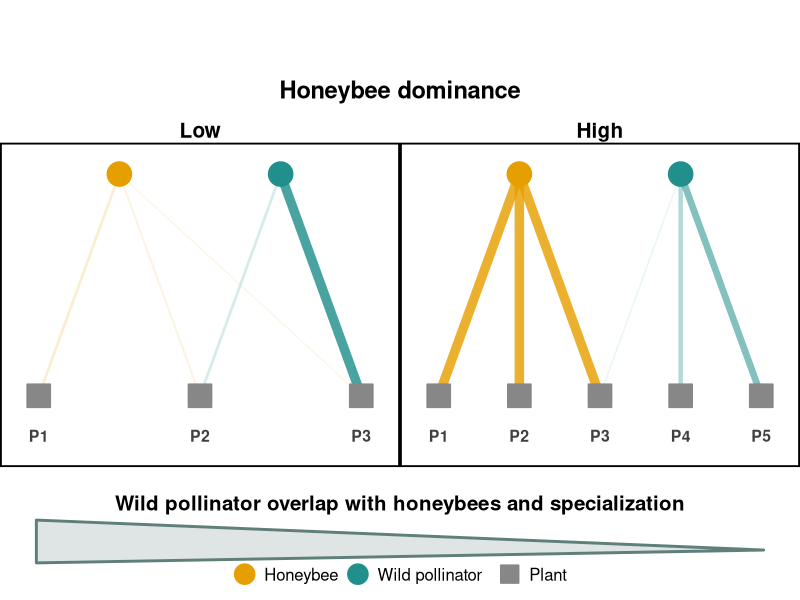

The R script that drew this image:
## ---- chunk 1
library(dplyr)
library(ggplot2)
library(viridis)
library(patchwork)
library(tidyr)
library(grid)

# =========================================================
# Conceptual matrices
# Low: strong overlap with honeybees
# High: reduced overlap + shift to an alternative plant
# =========================================================

M_low <- matrix(
  c(1.2, 0,
    1.0, 1.2,
    0.9, 3.2),
  nrow = 3,
  byrow = TRUE
)

M_high <- matrix(
  c(2.5, 0,
    2.5, 0,
    2.5, 0.5,
    0.0, 1.2,
    0.0, 1.8),
  nrow = 5,
  byrow = TRUE
)

set_dimnames <- function(M) {
  colnames(M) <- c("Apis", "Poll1")
  rownames(M) <- paste0("Plant", seq_len(nrow(M)))
  M
}

M_low  <- set_dimnames(M_low)
M_high <- set_dimnames(M_high)

# =========================================================
# Build panel
# =========================================================
build_scenario <- function(M, title) {
  
  edges <- as.data.frame(as.table(M)) %>%
    rename(
      Plant = Var1,
      Pollinator = Var2,
      Weight = Freq
    ) %>%
    filter(Weight > 0)
  
 plants <- data.frame(
  name = rownames(M),
  x = 0,
  y = seq(1, nrow(M))
) %>%
  mutate(label = paste0("P", seq_len(n())))
 
if (nrow(M) == 3) {
  poll_y <- c(1.5, 2.5)   # Low panel
} else if (nrow(M) == 5) {
  poll_y <- c(2.0, 4.0)   # High panel
} else {
  mid_y <- mean(range(plants$y))
  offset <- 0.75
  poll_y <- c(mid_y - offset, mid_y + offset)
}

polls <- data.frame(
  name = colnames(M),
  x = 1,
  y = poll_y,
  label = NA

)
  nodes <- rbind(plants, polls)
  
  edges_xy <- edges %>%
    left_join(nodes, by = c("Plant" = "name")) %>%
    rename(x1 = x, y1 = y) %>%
    left_join(nodes, by = c("Pollinator" = "name")) %>%
    rename(x2 = x, y2 = y) %>%
    mutate(
      Pollinators = ifelse(Pollinator == "Poll1", "Wild pollinator", "Honeybee")
    )
  
  polls <- polls %>%
    mutate(
      Pollinators = ifelse(name == "Poll1", "Wild pollinator", "Honeybee")
    )
  
  ggplot() +
    geom_segment(
      data = edges_xy,
      aes(
        x = x1, y = y1,
        xend = x2, yend = y2,
        linewidth = Weight,
        alpha = Weight,
        color = Pollinators
      ),
      lineend = "round",
      show.legend = FALSE
    ) +
    scale_color_manual(values = c(
      "Wild pollinator" = viridis(3)[2],
      "Honeybee" = "#E69F00"
    )) +
    scale_linewidth(range = c(0.6, 3.2)) +
    scale_alpha(range = c(0.08, 0.82), guide = "none") +
    
    geom_point(
      data = plants,
      aes(x = x, y = y, shape = "Plant"),
      size = 8,
      color = "gray53",
      fill  = "gray53",
      stroke = 1
    ) +
    geom_text(
  data = plants,
  aes(x = x, y = y, label = label),
  nudge_x = -0.18,
  size = 4,
  color = "gray25",
  fontface = "bold"
) +
    scale_shape_manual(
      values = c("Plant" = 22),
      labels = c("Plant" = "Plant")
    ) +
    
    geom_point(
      data = polls,
      aes(x = x, y = y, color = Pollinators),
      size = 8
    ) +
    
    guides(
      linewidth = "none",
      size = "none",
      colour = guide_legend(
        order = 1,
        title = NULL,
        override.aes = list(
          size = 6,
          alpha = 1,
          stroke = 1,
          linewidth = 0
        )
      ),
      shape = guide_legend(
        order = 2,
        title = NULL,
        override.aes = list(
          size = 6,
          color = "gray53",
          fill  = "gray53",
          shape = 22
        )
      )
    ) +
    theme_void() +
    theme(
      legend.position = "none",
      plot.margin  = margin(5, 5, 5, 5),
      panel.border = element_rect(colour = "black", fill = NA, linewidth = 1.25),
      plot.title   = element_text(hjust = 0.5, face = "bold", size = 15)
    ) +
    coord_flip() +
    scale_x_continuous(expand = expansion(mult = 0.12)) +
    scale_y_continuous(expand = expansion(mult = 0.12)) +
    ggtitle(title)
}

# =========================================================
# Build plots
# =========================================================
p_low  <- build_scenario(M_low,  "Low")
p_high <- build_scenario(M_high, "High")

networks_row <- p_low | p_high

# =========================================================
# Bottom arrow only
# =========================================================
triangle_bottom <- ggplot() +
  geom_polygon(
    data = data.frame(
      x = c(0, 1, 0),
      y = c(-0.8, -0.5, 0.2)
    ),
    aes(x, y),
    fill = alpha("#5F7F7A", 0.2),
    color = "#5F7F7A",
    linewidth = 1
  ) +
  annotate(
    "text",
    x = 0.5, y = 0.6,
    label = "Wild pollinator overlap with honeybees and specialization",
    fontface = "bold", size = 5.2
  ) +
  coord_cartesian(
    xlim = c(0, 1),
    ylim = c(-0.35, 1.2),
    clip = "off"
  ) +
  theme_void() +
  theme(
    plot.margin = margin(8, 5, 10, 5)
  )


title_top <- ggplot() +
  annotate(
    "text",
    x = 0.5, y = 0.14,
    label = "Honeybee dominance",
    fontface = "bold",
    size = 6
  ) +
  coord_cartesian(xlim = c(0, 1), ylim = c(0, 1)) +
  theme_void()

# =========================================================
# Final plot
# =========================================================
final_plot <- title_top / networks_row / triangle_bottom +
  plot_layout(
    heights = c(2,6, 1.35),
    guides  = "collect"
  ) &
  theme(
    legend.position = "bottom",
    legend.title = element_blank(),
    legend.text = element_text(size = 12),
    plot.margin = margin(t = 0, r = 0, b = 5, l = 0),
    panel.spacing = unit(0, "pt")
  )

final_plot
